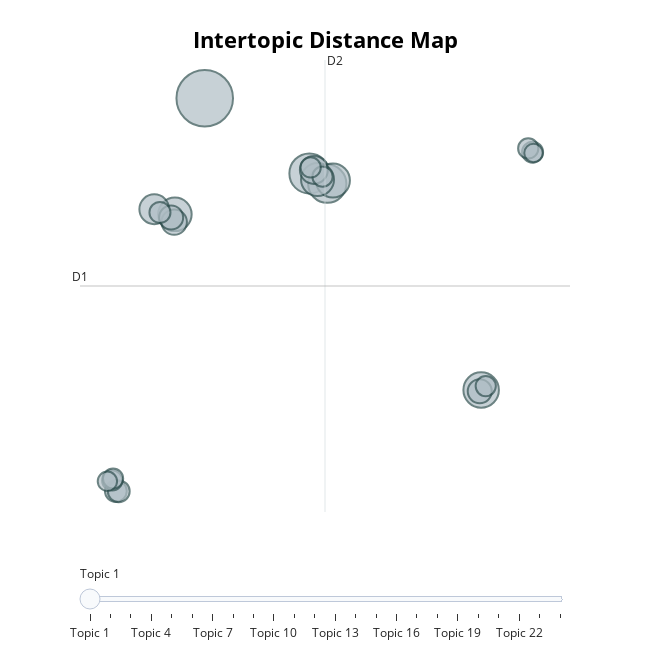

The cell this chart's notebook holds for it:
### Code cell
topic_model.visualize_topics()

### Figure 1 — Plotly figure (JSON) as saved in the notebook; plotly's stock layout.template omitted (floating-point values rounded to 4 significant figures)
{"data": [{"customdata": [[1, "op | kreisler | korngold | piano | wien", 94], [2, "schönberg | schnabel | ksv | schoenberg | arnold", 47], [3, "martinů | haas | milhaud | op | jessel", 43], [4, "000 | hitler | guerra | reich | germany", 37], [5, "stravinsky | stravinskij | ms | igor | vladigerov", 34], [6, "steffan | steuermann | ernst steffan | spoliansky | wien", 33], [7, "webern | hartmann | anton | anton webern | op", 32], [8, "tal | israel | music | ben | berlin", 26], [9, "adorno | op | theodor | theodor adorno | frankfurt", 23], [10, "blech | leo blech | leo | brand | berlin", 19], [11, "horthy | slowakei | hungary | slovakia | bratislava", 17], [12, "hollaender | friedrich | friedrich hollaender | mohaupt | berlin", 17], [13, "szpilman | szell | cleveland | orchestra | władysław", 14], [14, "rosenthal | weiss | tintner | mittler | wien", 14], [15, "kahn | op | éd | piano | oclc", 13], [16, "op | gál | piano | hans gál | violin", 13], [17, "الموسيقى | music | composers | الملحنين | الملحنون", 12], [18, "gold | goldschmidt | ernest gold | ernest | op", 12], [19, "eisler | brecht | hanns | hanns eisler | wurde", 12], [20, "opus | musik | pisk | flothuis | musik schott", 12], [21, "van | gilse | van gilse | kentner | delden", 12], [22, "soas | hamburg | universität | university | school", 12], [23, "riesenfeld | directed | salter | hugo riesenfeld | regia", 11], [24, "op | braunfels | woo | hermann | klavier", 10]], "hovertemplate": "<b>Topic %{customdata[0]}</b><br>Words: %{customdata[1]}<br>Size: %{customdata[2]}", "legendgroup": "", "marker": {"color": "#B0BEC5", "line": {"color": "DarkSlateGrey", "width": 2}, "size": [94, 47, 43, 37, 34, 33, 32, 26, 23, 19, 17, 17, 14, 14, 13, 13, 12, 12, 12, 12, 12, 12, 11, 10], "sizemode": "area", "sizeref": 0.05875, "symbol": "circle"}, "mode": "markers", "name": "", "orientation": "v", "showlegend": false, "type": "scatter", "x": [-4.703, 1.064, 2.048, 10.53, 2.359, -6.348, 1.513, -7.484, 1.311, -6.385, 10.45, -6.555, -9.6, -9.44, -7.17, 13.36, 1.788, -9.802, 1.133, 13.12, -9.754, 10.78, -10.07, 13.41], "xaxis": "x", "y": [16.4, 11.56, 10.9, -2.361, 11.11, 8.935, 11.17, 9.263, 11.79, 8.435, -2.439, 8.735, -8.858, -8.873, 9.06, 12.93, 11.36, -8.173, 11.95, 13.17, -8.05, -2.109, -8.23, 12.88], "yaxis": "y"}], "layout": {"annotations": [{"showarrow": false, "text": "D1", "x": -11.58, "y": 4.328, "yshift": 10}, {"showarrow": false, "text": "D2", "x": 1.924, "xshift": 10, "y": 18.86}], "height": 650, "hoverlabel": {"bgcolor": "white", "font": {"family": "Rockwell", "size": 16}}, "legend": {"itemsizing": "constant", "tracegroupgap": 0}, "margin": {"t": 60}, "shapes": [{"line": {"color": "#CFD8DC", "width": 2}, "type": "line", "x0": 1.924, "x1": 1.924, "y0": -10.2, "y1": 18.86}, {"line": {"color": "#9E9E9E", "width": 2}, "type": "line", "x0": -11.58, "x1": 15.42, "y0": 4.328, "y1": 4.328}], "sliders": [{"active": 0, "pad": {"t": 50}, "steps": [{"args": [{"marker.color": [["red", "#B0BEC5", "#B0BEC5", "#B0BEC5", "#B0BEC5", "#B0BEC5", "#B0BEC5", "#B0BEC5", "#B0BEC5", "#B0BEC5", "#B0BEC5", "#B0BEC5", "#B0BEC5", "#B0BEC5", "#B0BEC5", "#B0BEC5", "#B0BEC5", "#B0BEC5", "#B0BEC5", "#B0BEC5", "#B0BEC5", "#B0BEC5", "#B0BEC5", "#B0BEC5"]]}], "label": "Topic 1", "method": "update"}, {"args": [{"marker.color": [["#B0BEC5", "red", "#B0BEC5", "#B0BEC5", "#B0BEC5", "#B0BEC5", "#B0BEC5", "#B0BEC5", "#B0BEC5", "#B0BEC5", "#B0BEC5", "#B0BEC5", "#B0BEC5", "#B0BEC5", "#B0BEC5", "#B0BEC5", "#B0BEC5", "#B0BEC5", "#B0BEC5", "#B0BEC5", "#B0BEC5", "#B0BEC5", "#B0BEC5", "#B0BEC5"]]}], "label": "Topic 2", "method": "update"}, {"args": [{"marker.color": [["#B0BEC5", "#B0BEC5", "red", "#B0BEC5", "#B0BEC5", "#B0BEC5", "#B0BEC5", "#B0BEC5", "#B0BEC5", "#B0BEC5", "#B0BEC5", "#B0BEC5", "#B0BEC5", "#B0BEC5", "#B0BEC5", "#B0BEC5", "#B0BEC5", "#B0BEC5", "#B0BEC5", "#B0BEC5", "#B0BEC5", "#B0BEC5", "#B0BEC5", "#B0BEC5"]]}], "label": "Topic 3", "method": "update"}, {"args": [{"marker.color": [["#B0BEC5", "#B0BEC5", "#B0BEC5", "red", "#B0BEC5", "#B0BEC5", "#B0BEC5", "#B0BEC5", "#B0BEC5", "#B0BEC5", "#B0BEC5", "#B0BEC5", "#B0BEC5", "#B0BEC5", "#B0BEC5", "#B0BEC5", "#B0BEC5", "#B0BEC5", "#B0BEC5", "#B0BEC5", "#B0BEC5", "#B0BEC5", "#B0BEC5", "#B0BEC5"]]}], "label": "Topic 4", "method": "update"}, {"args": [{"marker.color": [["#B0BEC5", "#B0BEC5", "#B0BEC5", "#B0BEC5", "red", "#B0BEC5", "#B0BEC5", "#B0BEC5", "#B0BEC5", "#B0BEC5", "#B0BEC5", "#B0BEC5", "#B0BEC5", "#B0BEC5", "#B0BEC5", "#B0BEC5", "#B0BEC5", "#B0BEC5", "#B0BEC5", "#B0BEC5", "#B0BEC5", "#B0BEC5", "#B0BEC5", "#B0BEC5"]]}], "label": "Topic 5", "method": "update"}, {"args": [{"marker.color": [["#B0BEC5", "#B0BEC5", "#B0BEC5", "#B0BEC5", "#B0BEC5", "red", "#B0BEC5", "#B0BEC5", "#B0BEC5", "#B0BEC5", "#B0BEC5", "#B0BEC5", "#B0BEC5", "#B0BEC5", "#B0BEC5", "#B0BEC5", "#B0BEC5", "#B0BEC5", "#B0BEC5", "#B0BEC5", "#B0BEC5", "#B0BEC5", "#B0BEC5", "#B0BEC5"]]}], "label": "Topic 6", "method": "update"}, {"args": [{"marker.color": [["#B0BEC5", "#B0BEC5", "#B0BEC5", "#B0BEC5", "#B0BEC5", "#B0BEC5", "red", "#B0BEC5", "#B0BEC5", "#B0BEC5", "#B0BEC5", "#B0BEC5", "#B0BEC5", "#B0BEC5", "#B0BEC5", "#B0BEC5", "#B0BEC5", "#B0BEC5", "#B0BEC5", "#B0BEC5", "#B0BEC5", "#B0BEC5", "#B0BEC5", "#B0BEC5"]]}], "label": "Topic 7", "method": "update"}, {"args": [{"marker.color": [["#B0BEC5", "#B0BEC5", "#B0BEC5", "#B0BEC5", "#B0BEC5", "#B0BEC5", "#B0BEC5", "red", "#B0BEC5", "#B0BEC5", "#B0BEC5", "#B0BEC5", "#B0BEC5", "#B0BEC5", "#B0BEC5", "#B0BEC5", "#B0BEC5", "#B0BEC5", "#B0BEC5", "#B0BEC5", "#B0BEC5", "#B0BEC5", "#B0BEC5", "#B0BEC5"]]}], "label": "Topic 8", "method": "update"}, {"args": [{"marker.color": [["#B0BEC5", "#B0BEC5", "#B0BEC5", "#B0BEC5", "#B0BEC5", "#B0BEC5", "#B0BEC5", "#B0BEC5", "red", "#B0BEC5", "#B0BEC5", "#B0BEC5", "#B0BEC5", "#B0BEC5", "#B0BEC5", "#B0BEC5", "#B0BEC5", "#B0BEC5", "#B0BEC5", "#B0BEC5", "#B0BEC5", "#B0BEC5", "#B0BEC5", "#B0BEC5"]]}], "label": "Topic 9", "method": "update"}, {"args": [{"marker.color": [["#B0BEC5", "#B0BEC5", "#B0BEC5", "#B0BEC5", "#B0BEC5", "#B0BEC5", "#B0BEC5", "#B0BEC5", "#B0BEC5", "red", "#B0BEC5", "#B0BEC5", "#B0BEC5", "#B0BEC5", "#B0BEC5", "#B0BEC5", "#B0BEC5", "#B0BEC5", "#B0BEC5", "#B0BEC5", "#B0BEC5", "#B0BEC5", "#B0BEC5", "#B0BEC5"]]}], "label": "Topic 10", "method": "update"}, {"args": [{"marker.color": [["#B0BEC5", "#B0BEC5", "#B0BEC5", "#B0BEC5", "#B0BEC5", "#B0BEC5", "#B0BEC5", "#B0BEC5", "#B0BEC5", "#B0BEC5", "red", "#B0BEC5", "#B0BEC5", "#B0BEC5", "#B0BEC5", "#B0BEC5", "#B0BEC5", "#B0BEC5", "#B0BEC5", "#B0BEC5", "#B0BEC5", "#B0BEC5", "#B0BEC5", "#B0BEC5"]]}], "label": "Topic 11", "method": "update"}, {"args": [{"marker.color": [["#B0BEC5", "#B0BEC5", "#B0BEC5", "#B0BEC5", "#B0BEC5", "#B0BEC5", "#B0BEC5", "#B0BEC5", "#B0BEC5", "#B0BEC5", "#B0BEC5", "red", "#B0BEC5", "#B0BEC5", "#B0BEC5", "#B0BEC5", "#B0BEC5", "#B0BEC5", "#B0BEC5", "#B0BEC5", "#B0BEC5", "#B0BEC5", "#B0BEC5", "#B0BEC5"]]}], "label": "Topic 12", "method": "update"}, {"args": [{"marker.color": [["#B0BEC5", "#B0BEC5", "#B0BEC5", "#B0BEC5", "#B0BEC5", "#B0BEC5", "#B0BEC5", "#B0BEC5", "#B0BEC5", "#B0BEC5", "#B0BEC5", "#B0BEC5", "red", "#B0BEC5", "#B0BEC5", "#B0BEC5", "#B0BEC5", "#B0BEC5", "#B0BEC5", "#B0BEC5", "#B0BEC5", "#B0BEC5", "#B0BEC5", "#B0BEC5"]]}], "label": "Topic 13", "method": "update"}, {"args": [{"marker.color": [["#B0BEC5", "#B0BEC5", "#B0BEC5", "#B0BEC5", "#B0BEC5", "#B0BEC5", "#B0BEC5", "#B0BEC5", "#B0BEC5", "#B0BEC5", "#B0BEC5", "#B0BEC5", "#B0BEC5", "red", "#B0BEC5", "#B0BEC5", "#B0BEC5", "#B0BEC5", "#B0BEC5", "#B0BEC5", "#B0BEC5", "#B0BEC5", "#B0BEC5", "#B0BEC5"]]}], "label": "Topic 14", "method": "update"}, {"args": [{"marker.color": [["#B0BEC5", "#B0BEC5", "#B0BEC5", "#B0BEC5", "#B0BEC5", "#B0BEC5", "#B0BEC5", "#B0BEC5", "#B0BEC5", "#B0BEC5", "#B0BEC5", "#B0BEC5", "#B0BEC5", "#B0BEC5", "red", "#B0BEC5", "#B0BEC5", "#B0BEC5", "#B0BEC5", "#B0BEC5", "#B0BEC5", "#B0BEC5", "#B0BEC5", "#B0BEC5"]]}], "label": "Topic 15", "method": "update"}, {"args": [{"marker.color": [["#B0BEC5", "#B0BEC5", "#B0BEC5", "#B0BEC5", "#B0BEC5", "#B0BEC5", "#B0BEC5", "#B0BEC5", "#B0BEC5", "#B0BEC5", "#B0BEC5", "#B0BEC5", "#B0BEC5", "#B0BEC5", "#B0BEC5", "red", "#B0BEC5", "#B0BEC5", "#B0BEC5", "#B0BEC5", "#B0BEC5", "#B0BEC5", "#B0BEC5", "#B0BEC5"]]}], "label": "Topic 16", "method": "update"}, {"args": [{"marker.color": [["#B0BEC5", "#B0BEC5", "#B0BEC5", "#B0BEC5", "#B0BEC5", "#B0BEC5", "#B0BEC5", "#B0BEC5", "#B0BEC5", "#B0BEC5", "#B0BEC5", "#B0BEC5", "#B0BEC5", "#B0BEC5", "#B0BEC5", "#B0BEC5", "red", "#B0BEC5", "#B0BEC5", "#B0BEC5", "#B0BEC5", "#B0BEC5", "#B0BEC5", "#B0BEC5"]]}], "label": "Topic 17", "method": "update"}, {"args": [{"marker.color": [["#B0BEC5", "#B0BEC5", "#B0BEC5", "#B0BEC5", "#B0BEC5", "#B0BEC5", "#B0BEC5", "#B0BEC5", "#B0BEC5", "#B0BEC5", "#B0BEC5", "#B0BEC5", "#B0BEC5", "#B0BEC5", "#B0BEC5", "#B0BEC5", "#B0BEC5", "red", "#B0BEC5", "#B0BEC5", "#B0BEC5", "#B0BEC5", "#B0BEC5", "#B0BEC5"]]}], "label": "Topic 18", "method": "update"}, {"args": [{"marker.color": [["#B0BEC5", "#B0BEC5", "#B0BEC5", "#B0BEC5", "#B0BEC5", "#B0BEC5", "#B0BEC5", "#B0BEC5", "#B0BEC5", "#B0BEC5", "#B0BEC5", "#B0BEC5", "#B0BEC5", "#B0BEC5", "#B0BEC5", "#B0BEC5", "#B0BEC5", "#B0BEC5", "red", "#B0BEC5", "#B0BEC5", "#B0BEC5", "#B0BEC5", "#B0BEC5"]]}], "label": "Topic 19", "method": "update"}, {"args": [{"marker.color": [["#B0BEC5", "#B0BEC5", "#B0BEC5", "#B0BEC5", "#B0BEC5", "#B0BEC5", "#B0BEC5", "#B0BEC5", "#B0BEC5", "#B0BEC5", "#B0BEC5", "#B0BEC5", "#B0BEC5", "#B0BEC5", "#B0BEC5", "#B0BEC5", "#B0BEC5", "#B0BEC5", "#B0BEC5", "red", "#B0BEC5", "#B0BEC5", "#B0BEC5", "#B0BEC5"]]}], "label": "Topic 20", "method": "update"}, {"args": [{"marker.color": [["#B0BEC5", "#B0BEC5", "#B0BEC5", "#B0BEC5", "#B0BEC5", "#B0BEC5", "#B0BEC5", "#B0BEC5", "#B0BEC5", "#B0BEC5", "#B0BEC5", "#B0BEC5", "#B0BEC5", "#B0BEC5", "#B0BEC5", "#B0BEC5", "#B0BEC5", "#B0BEC5", "#B0BEC5", "#B0BEC5", "red", "#B0BEC5", "#B0BEC5", "#B0BEC5"]]}], "label": "Topic 21", "method": "update"}, {"args": [{"marker.color": [["#B0BEC5", "#B0BEC5", "#B0BEC5", "#B0BEC5", "#B0BEC5", "#B0BEC5", "#B0BEC5", "#B0BEC5", "#B0BEC5", "#B0BEC5", "#B0BEC5", "#B0BEC5", "#B0BEC5", "#B0BEC5", "#B0BEC5", "#B0BEC5", "#B0BEC5", "#B0BEC5", "#B0BEC5", "#B0BEC5", "#B0BEC5", "red", "#B0BEC5", "#B0BEC5"]]}], "label": "Topic 22", "method": "update"}, {"args": [{"marker.color": [["#B0BEC5", "#B0BEC5", "#B0BEC5", "#B0BEC5", "#B0BEC5", "#B0BEC5", "#B0BEC5", "#B0BEC5", "#B0BEC5", "#B0BEC5", "#B0BEC5", "#B0BEC5", "#B0BEC5", "#B0BEC5", "#B0BEC5", "#B0BEC5", "#B0BEC5", "#B0BEC5", "#B0BEC5", "#B0BEC5", "#B0BEC5", "#B0BEC5", "red", "#B0BEC5"]]}], "label": "Topic 23", "method": "update"}, {"args": [{"marker.color": [["#B0BEC5", "#B0BEC5", "#B0BEC5", "#B0BEC5", "#B0BEC5", "#B0BEC5", "#B0BEC5", "#B0BEC5", "#B0BEC5", "#B0BEC5", "#B0BEC5", "#B0BEC5", "#B0BEC5", "#B0BEC5", "#B0BEC5", "#B0BEC5", "#B0BEC5", "#B0BEC5", "#B0BEC5", "#B0BEC5", "#B0BEC5", "#B0BEC5", "#B0BEC5", "red"]]}], "label": "Topic 24", "method": "update"}]}], "title": {"font": {"color": "Black", "size": 22}, "text": "<b>Intertopic Distance Map", "x": 0.5, "xanchor": "center", "y": 0.95, "yanchor": "top"}, "width": 650, "xaxis": {"anchor": "y", "domain": [0, 1], "range": [-11.58, 15.42], "title": {"text": ""}, "visible": false}, "yaxis": {"anchor": "x", "domain": [0, 1], "range": [-10.2, 18.86], "title": {"text": ""}, "visible": false}}}
